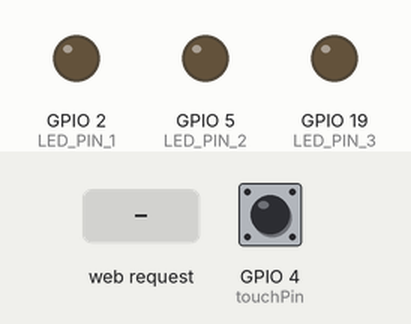
This sketch was run on a simulated ESP32. On the bench: output pins drawn as LEDs (lit = HIGH). Dashed ring = blinking. The test bench sets the inputs (shaded band); at power-on: GPIO 4 (touchPin) HIGH. WiFi joins after 1.5 s; servers stay silent unless stated; what the sketch prints to the serial monitor is not drawn.

Above: at 2.8 s.
2.9 s: HTTP request GET /arm received
At 3.45 s:
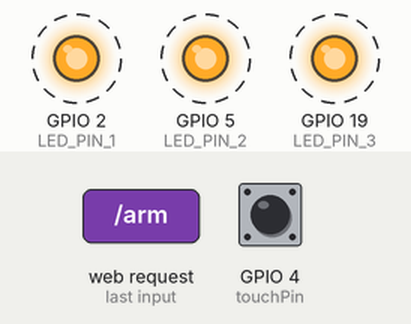
5.9 s: HTTP request GET /disarm received
At 6.7 s:
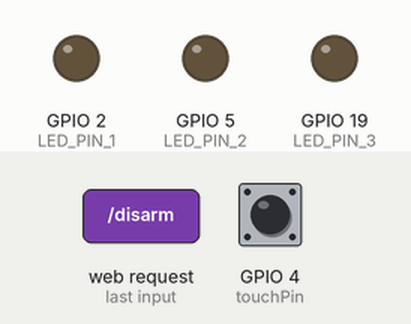
Timing chart, 0 to 8.9 s (numbered marks = the images above; inputs shaded):
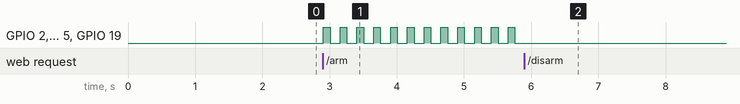

The sketch:

ex09.ino
```cpp
#include <WiFi.h>
#include <WebServer.h>

// ===================== WiFi 配置 =====================
const char* ssid = "桃予柠";
const char* password = "00000000";

// ===================== 引脚定义 =====================
const int LED_PIN_1 = 2;
const int LED_PIN_2 = 5;
const int LED_PIN_3 = 19;
const int touchPin = 4;
const int threshold = 700;

// ===================== 全局状态 =====================
bool isArmed = false;
bool isAlarming = false;
int currentTouchValue = 0;  // 实时触摸传感器数值

WebServer server(80);

// ===================== 网页：实时仪表盘 =====================
String index_html = R"HTML(
<!DOCTYPE html>
<html>
<head>
<meta name="viewport" content="width=device-width, initial-scale=1.0">
<title>ESP32 实时传感器仪表盘</title>
<style>
  body{text-align:center; font-family:Arial; margin-top:30px; background:#f5f5f5;}
  .panel{
    background:white; padding:40px; border-radius:20px;
    width:320px; display:inline-block; box-shadow:0 0 15px rgba(0,0,0,0.1);
  }
  .value{
    font-size:60px; font-weight:bold; color:#007bff; margin:40px 0;
  }
  .label{font-size:20px; color:#666;}
  .btn{
    width:140px; height:50px; font-size:18px; margin:10px;
    border:none; border-radius:8px; color:white;
  }
  .arm{background:#ff3333;}
  .disarm{background:#33cc33;}
</style>
</head>
<body>
<div class="panel">
  <h2>触摸传感器实时值</h2>
  <div class="label">当前触摸数值：</div>
  <div class="value" id="touchValue">0</div>

  <h4>安防控制</h4>
  <button class="btn arm" onclick="arm()">布防</button>
  <button class="btn disarm" onclick="disarm()">撤防</button>
</div>

<script>
// 实时刷新传感器数值（AJAX 自动轮询）
function getTouchValue() {
  fetch("/sensor")
  .then(response => response.text())
  .then(data => {
    document.getElementById("touchValue").innerHTML = data;
  });
}

// 每 100ms 获取一次数据（实时显示）
setInterval(getTouchValue, 100);

// 布防 / 撤防
function arm(){ fetch("/arm"); }
function disarm(){ fetch("/disarm"); }
</script>
</body>
</html>
)HTML";

// ===================== 服务器路由 =====================
void handleRoot() {
  server.send(200, "text/html", index_html);
}

// 返回实时触摸数值
void handleSensor() {
  server.send(200, "text/plain", String(currentTouchValue));
}

// 布防
void handleArm() {
  isArmed = true;
  isAlarming = false;
  server.send(200, "text/plain", "Armed");
}

// 撤防
void handleDisarm() {
  isArmed = false;
  isAlarming = false;
  analogWrite(LED_PIN_1, 0);
  analogWrite(LED_PIN_2, 0);
  analogWrite(LED_PIN_3, 0);
  server.send(200, "text/plain", "Disarmed");
}

// 控制LED全部亮/灭
void setAllLED(int value) {
  analogWrite(LED_PIN_1, value);
  analogWrite(LED_PIN_2, value);
  analogWrite(LED_PIN_3, value);
}

// ===================== SETUP =====================
void setup() {
  Serial.begin(115200);

  pinMode(LED_PIN_1, OUTPUT);
  pinMode(LED_PIN_2, OUTPUT);
  pinMode(LED_PIN_3, OUTPUT);
  pinMode(touchPin, INPUT);

  setAllLED(0);

  // WiFi 连接
  WiFi.disconnect(true);
  delay(100);
  WiFi.mode(WIFI_STA);
  WiFi.begin(ssid, password);

  Serial.print("连接 WiFi: ");
  Serial.println(ssid);
  int timeout = 20;
  while (WiFi.status() != WL_CONNECTED && timeout-- > 0) {
    delay(500);
    Serial.print(".");
  }

  if (WiFi.status() == WL_CONNECTED) {
    Serial.println("\nWiFi 连接成功！");
    Serial.print("仪表盘地址: ");
    Serial.println(WiFi.localIP());
  } else {
    Serial.println("\nWiFi 连接失败！");
  }

  // 注册路由
  server.on("/", handleRoot);
  server.on("/sensor", handleSensor);  // 传感器数据接口
  server.on("/arm", handleArm);
  server.on("/disarm", handleDisarm);

  server.begin();
}

// ===================== LOOP =====================
void loop() {
  server.handleClient();

  // 实时读取触摸传感器值
  currentTouchValue = touchRead(touchPin);

  // 布防 + 报警逻辑
  if (isArmed && !isAlarming) {
    if (currentTouchValue < threshold) {
      isAlarming = true;
    }
  }

  // 报警闪烁
  if (isAlarming) {
    setAllLED(255);
    delay(100);
    setAllLED(0);
    delay(100);
  }

  delay(50);
}
```

Measured:
- after the input at 2.9 s, GPIO 2 (LED_PIN_1), GPIO 5 (LED_PIN_2), GPIO 19 (LED_PIN_3): alternates HIGH for 0.10 s and LOW for 0.15 s, starting at once
- after the input at 5.9 s, GPIO 2 (LED_PIN_1), GPIO 5 (LED_PIN_2), GPIO 19 (LED_PIN_3): stops changing and stays LOW
